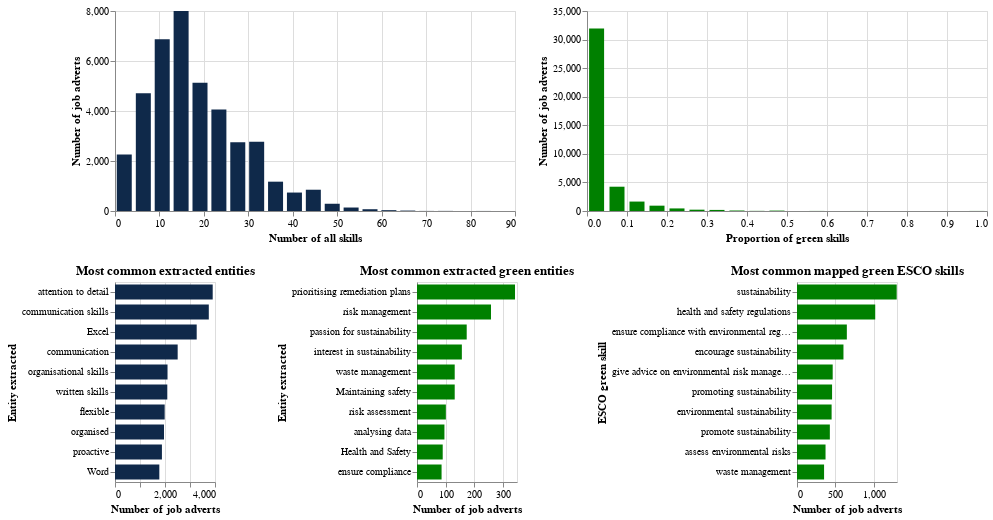

Notebook cell for this chart:
### Code cell
# put them all together
all_skill_greenness = (num_skills_chart.properties(height=200) | prob_green_chart.properties(height=200)) & (top_ents_chart | top_green_ents_chart | top_esco_green_skills_chart)
all_skill_greenness.save(f'{graph_dir}/all_skill_greenness.html')
all_skill_greenness

### Figure 1 — Vega-Lite specification as saved in the notebook (floating-point values rounded to 4 significant figures)
{"config": {"view": {"continuousWidth": 400, "continuousHeight": 300}}, "vconcat": [{"hconcat": [{"data": {"name": "data-a1edf4aeec33dc6e85d3268714a7b62e"}, "mark": {"type": "bar", "color": "#0F294A", "size": 15}, "encoding": {"tooltip": [{"field": "NUM_ENTS", "type": "quantitative"}], "x": {"field": "x", "title": "Number of all skills", "type": "quantitative"}, "y": {"field": "NUM_ENTS", "title": "Number of job adverts", "type": "quantitative"}}, "height": 200}, {"data": {"name": "data-39824c87318344d211654da331ffd513"}, "mark": {"type": "bar", "color": "green", "size": 15}, "encoding": {"tooltip": [{"field": "PROP_GREEN", "type": "quantitative"}], "x": {"field": "x", "title": "Proportion of green skills", "type": "quantitative"}, "y": {"field": "PROP_GREEN", "title": "Number of job adverts", "type": "quantitative"}}, "height": 200}]}, {"hconcat": [{"data": {"name": "data-66b3cc6f3afec4bbf53f227c40c90fa9"}, "mark": {"type": "bar", "color": "#0F294A", "size": 15}, "encoding": {"tooltip": [{"field": "skill_label", "type": "quantitative"}], "x": {"field": "skill_label", "title": "Number of job adverts", "type": "quantitative"}, "y": {"field": "index", "sort": null, "title": "Entity extracted", "type": "nominal"}}, "title": "Most common extracted entities", "width": 100}, {"data": {"name": "data-a17492016dbe825566025f0a894f249c"}, "mark": {"type": "bar", "color": "green", "size": 15}, "encoding": {"tooltip": [{"field": "skill_label", "type": "quantitative"}], "x": {"field": "skill_label", "title": "Number of job adverts", "type": "quantitative"}, "y": {"field": "index", "sort": null, "title": "Entity extracted", "type": "nominal"}}, "title": "Most common extracted green entities", "width": 100}, {"data": {"name": "data-fad0672a52a1d4e70f4a5dc209039472"}, "mark": {"type": "bar", "color": "green", "size": 15}, "encoding": {"tooltip": [{"field": "extracted_skill", "type": "quantitative"}], "x": {"field": "extracted_skill", "title": "Number of job adverts", "type": "quantitative"}, "y": {"field": "index", "sort": null, "title": "ESCO green skill", "type": "nominal"}}, "title": "Most common mapped green ESCO skills", "width": 100}]}], "$schema": "https://vega.github.io/schema/vega-lite/v4.17.0.json", "datasets": {"data-a1edf4aeec33dc6e85d3268714a7b62e": [{"NUM_ENTS": 7998, "x": 14.88}, {"NUM_ENTS": 6873, "x": 10.62}, {"NUM_ENTS": 5126, "x": 19.12}, {"NUM_ENTS": 4706, "x": 6.375}, {"NUM_ENTS": 4064, "x": 23.38}, {"NUM_ENTS": 2769, "x": 31.88}, {"NUM_ENTS": 2746, "x": 27.62}, {"NUM_ENTS": 2260, "x": 2.082}, {"NUM_ENTS": 1173, "x": 36.12}, {"NUM_ENTS": 851, "x": 44.62}, {"NUM_ENTS": 738, "x": 40.38}, {"NUM_ENTS": 290, "x": 48.88}, {"NUM_ENTS": 139, "x": 53.12}, {"NUM_ENTS": 71, "x": 57.38}, {"NUM_ENTS": 33, "x": 61.62}, {"NUM_ENTS": 17, "x": 65.88}, {"NUM_ENTS": 4, "x": 74.38}, {"NUM_ENTS": 3, "x": 70.12}, {"NUM_ENTS": 2, "x": 82.88}, {"NUM_ENTS": 0, "x": 78.62}], "data-39824c87318344d211654da331ffd513": [{"PROP_GREEN": 31940, "x": 0.024}, {"PROP_GREEN": 4251, "x": 0.075}, {"PROP_GREEN": 1651, "x": 0.125}, {"PROP_GREEN": 933, "x": 0.175}, {"PROP_GREEN": 451, "x": 0.225}, {"PROP_GREEN": 230, "x": 0.275}, {"PROP_GREEN": 190, "x": 0.325}, {"PROP_GREEN": 85, "x": 0.375}, {"PROP_GREEN": 70, "x": 0.475}, {"PROP_GREEN": 24, "x": 0.425}, {"PROP_GREEN": 13, "x": 0.575}, {"PROP_GREEN": 11, "x": 0.975}, {"PROP_GREEN": 7, "x": 0.675}, {"PROP_GREEN": 3, "x": 0.725}, {"PROP_GREEN": 2, "x": 0.625}, {"PROP_GREEN": 2, "x": 0.525}, {"PROP_GREEN": 0, "x": 0.775}, {"PROP_GREEN": 0, "x": 0.825}, {"PROP_GREEN": 0, "x": 0.875}, {"PROP_GREEN": 0, "x": 0.925}], "data-66b3cc6f3afec4bbf53f227c40c90fa9": [{"index": "attention to detail", "skill_label": 3908}, {"index": "communication skills", "skill_label": 3752}, {"index": "Excel", "skill_label": 3268}, {"index": "communication", "skill_label": 2507}, {"index": "organisational skills", "skill_label": 2101}, {"index": "written skills", "skill_label": 2092}, {"index": "flexible", "skill_label": 1987}, {"index": "organised", "skill_label": 1960}, {"index": "proactive", "skill_label": 1877}, {"index": "Word", "skill_label": 1773}], "data-a17492016dbe825566025f0a894f249c": [{"index": "prioritising remediation plans", "skill_label": 343}, {"index": "risk management", "skill_label": 259}, {"index": "passion for sustainability", "skill_label": 174}, {"index": "interest in sustainability", "skill_label": 157}, {"index": "waste management", "skill_label": 132}, {"index": "Maintaining safety", "skill_label": 132}, {"index": "risk assessment", "skill_label": 101}, {"index": "analysing data", "skill_label": 96}, {"index": "Health and Safety", "skill_label": 90}, {"index": "ensure compliance", "skill_label": 86}], "data-fad0672a52a1d4e70f4a5dc209039472": [{"index": "sustainability", "extracted_skill": 1296}, {"index": "health and safety regulations", "extracted_skill": 1017}, {"index": "ensure compliance with environmental regulations", "extracted_skill": 648}, {"index": "encourage sustainability", "extracted_skill": 604}, {"index": "give advice on environmental risk management systems", "extracted_skill": 464}, {"index": "promoting sustainability", "extracted_skill": 456}, {"index": "environmental sustainability", "extracted_skill": 450}, {"index": "promote sustainability", "extracted_skill": 427}, {"index": "assess environmental risks", "extracted_skill": 371}, {"index": "waste management", "extracted_skill": 352}]}}
